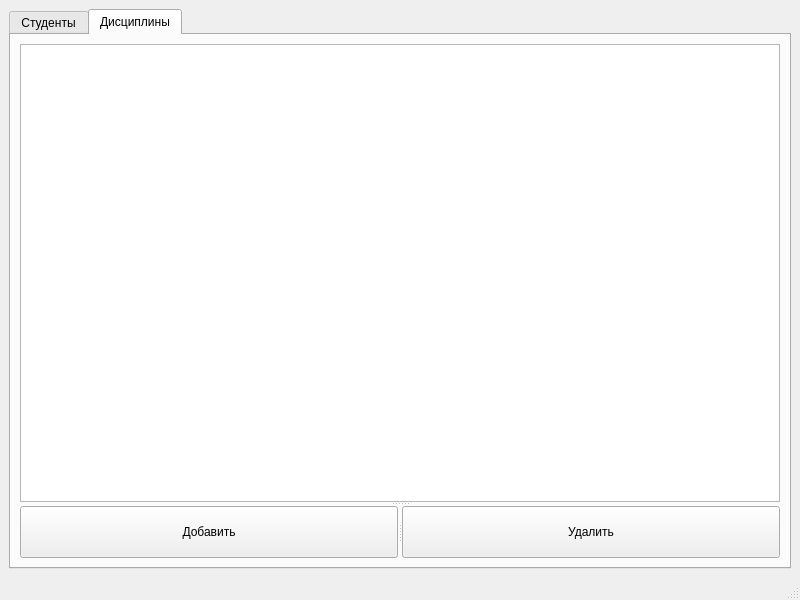
<?xml version="1.0" encoding="UTF-8"?>
<ui version="4.0">
 <class>MainWindow</class>
 <widget class="QMainWindow" name="MainWindow">
  <property name="geometry">
   <rect>
    <x>0</x>
    <y>0</y>
    <width>800</width>
    <height>600</height>
   </rect>
  </property>
  <property name="windowTitle">
   <string>MainWindow</string>
  </property>
  <widget class="QWidget" name="centralwidget">
   <layout class="QGridLayout" name="gridLayout_2">
    <item row="0" column="0">
     <widget class="QTabWidget" name="tabWidget">
      <property name="currentIndex">
       <number>1</number>
      </property>
      <widget class="QWidget" name="tab">
       <attribute name="title">
        <string>Студенты</string>
       </attribute>
       <layout class="QGridLayout" name="gridLayout">
        <item row="0" column="0">
         <widget class="QSplitter" name="splitter_2">
          <property name="orientation">
           <enum>Qt::Vertical</enum>
          </property>
          <widget class="QTableWidget" name="studentTableWidget"/>
          <widget class="QSplitter" name="splitter">
           <property name="orientation">
            <enum>Qt::Horizontal</enum>
           </property>
           <widget class="QPushButton" name="addStudentButton">
            <property name="text">
             <string>Добавить</string>
            </property>
           </widget>
           <widget class="QPushButton" name="removeStudentButton">
            <property name="text">
             <string>Удалить</string>
            </property>
           </widget>
          </widget>
         </widget>
        </item>
       </layout>
      </widget>
      <widget class="QWidget" name="tab_3">
       <attribute name="title">
        <string>Дисциплины</string>
       </attribute>
       <layout class="QGridLayout" name="gridLayout_4">
        <item row="0" column="0">
         <widget class="QSplitter" name="splitter_4">
          <property name="orientation">
           <enum>Qt::Vertical</enum>
          </property>
          <widget class="QTableWidget" name="disciplineTableWidget"/>
          <widget class="QSplitter" name="splitter_3">
           <property name="orientation">
            <enum>Qt::Horizontal</enum>
           </property>
           <widget class="QPushButton" name="addDisciplineButton">
            <property name="text">
             <string>Добавить</string>
            </property>
           </widget>
           <widget class="QPushButton" name="removeDisciplineButton">
            <property name="text">
             <string>Удалить</string>
            </property>
           </widget>
          </widget>
         </widget>
        </item>
       </layout>
      </widget>
     </widget>
    </item>
   </layout>
  </widget>
  <widget class="QMenuBar" name="menubar">
   <property name="geometry">
    <rect>
     <x>0</x>
     <y>0</y>
     <width>800</width>
     <height>26</height>
    </rect>
   </property>
  </widget>
  <widget class="QStatusBar" name="statusbar"/>
 </widget>
 <resources/>
 <connections/>
</ui>
